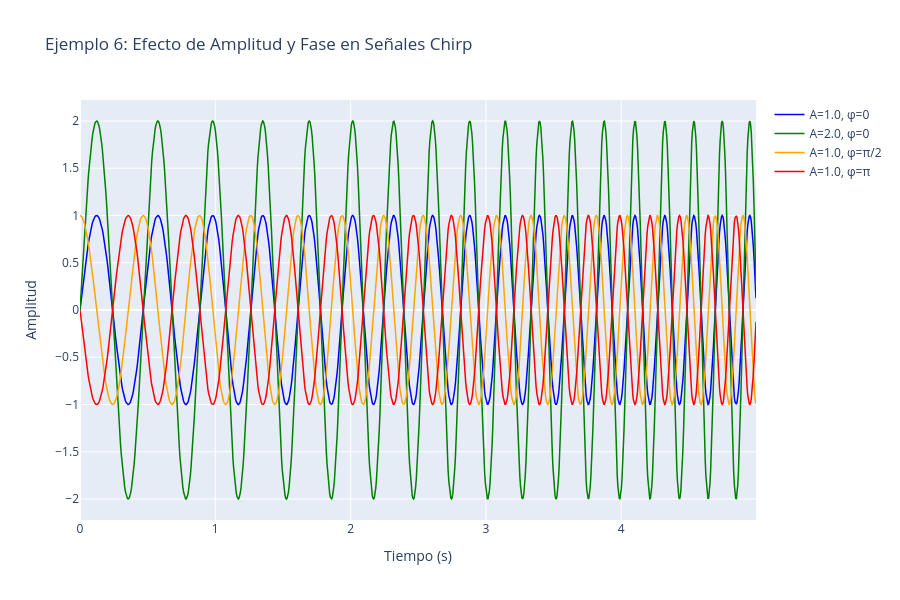

The cell this chart's notebook holds for it:
### Markdown cell above
## Ejemplos de Uso

A continuación se muestran varios ejemplos de cómo usar la función con diferentes parámetros para evaluar el comportamiento de EMD con señales chirp.

### Code cell
# Generar señales con diferentes amplitudes y fases
configuraciones = [
    {'amplitud': 1.0, 'fase': 0.0, 'nombre': 'A=1.0, φ=0', 'color': 'blue'},
    {'amplitud': 2.0, 'fase': 0.0, 'nombre': 'A=2.0, φ=0', 'color': 'green'},
    {'amplitud': 1.0, 'fase': np.pi/2, 'nombre': 'A=1.0, φ=π/2', 'color': 'orange'},
    {'amplitud': 1.0, 'fase': np.pi, 'nombre': 'A=1.0, φ=π', 'color': 'red'},
]

fig = go.Figure()

for config in configuraciones:
    t, señal = generar_senal_chirp(
        f0=2.0,
        k=0.3,
        amplitud=config['amplitud'],
        fase=config['fase'],
        duracion=5.0,
        frecuencia_muestreo=1000.0
    )
    
    # Submuestrear para mejor visualización
    indices = slice(0, len(t), 5)
    
    fig.add_trace(
        go.Scatter(
            x=t[indices],
            y=señal[indices],
            mode='lines',
            name=config['nombre'],
            line=dict(color=config['color'], width=1.5)
        )
    )

fig.update_layout(
    title='Ejemplo 6: Efecto de Amplitud y Fase en Señales Chirp',
    xaxis_title='Tiempo (s)',
    yaxis_title='Amplitud',
    height=600,
    hovermode='x unified'
)

fig.show()

### Figure 1 — Plotly figure (JSON) as saved in the notebook; plotly's stock layout.template omitted (floating-point values rounded to 4 significant figures; data arrays with more than 128 entries replaced by an {"elided": "..."} marker saying what was removed)
{"data": [{"line": {"color": "blue", "width": 1.5}, "mode": "lines", "name": "A=1.0, φ=0", "type": "scatter", "x": {"elided": "1000 float values"}, "y": {"elided": "1000 float values"}}, {"line": {"color": "green", "width": 1.5}, "mode": "lines", "name": "A=2.0, φ=0", "type": "scatter", "x": {"elided": "1000 float values"}, "y": {"elided": "1000 float values"}}, {"line": {"color": "orange", "width": 1.5}, "mode": "lines", "name": "A=1.0, φ=π/2", "type": "scatter", "x": {"elided": "1000 float values"}, "y": {"elided": "1000 float values"}}, {"line": {"color": "red", "width": 1.5}, "mode": "lines", "name": "A=1.0, φ=π", "type": "scatter", "x": {"elided": "1000 float values"}, "y": {"elided": "1000 float values"}}], "layout": {"height": 600, "hovermode": "x unified", "title": {"text": "Ejemplo 6: Efecto de Amplitud y Fase en Señales Chirp"}, "xaxis": {"title": {"text": "Tiempo (s)"}}, "yaxis": {"title": {"text": "Amplitud"}}}}
